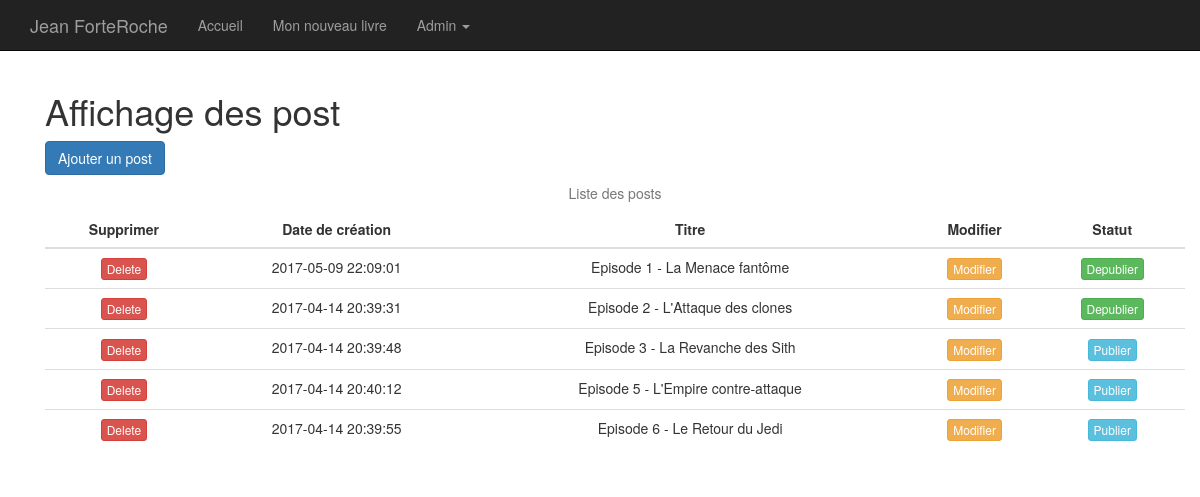
Page /admin/posts (signed in) on the earlier database version.
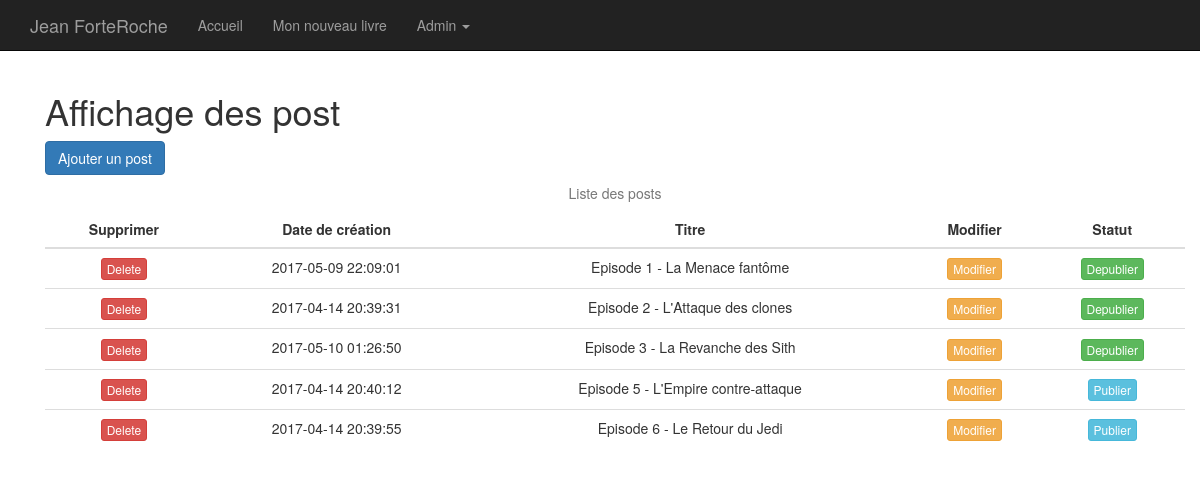
Same page on the later database version.
### tables this page shows
CREATE TABLE `t_billet` (
  `BIL_ID` int(11) NOT NULL AUTO_INCREMENT,
  `BIL_DATE` datetime NOT NULL,
  `BIL_TITRE` varchar(100) NOT NULL,
  `BIL_CONTENU` text NOT NULL,
  `BIL_STATUS` int(11) NOT NULL DEFAULT '0',
  PRIMARY KEY (`BIL_ID`)
);

### Core/Lib/Controller.php (called while the page is built, shortened)
<?php
class Controller
{
    protected function render($repository, $view, $variables = []){
        $dossier = ucfirst($repository);
        $fichier = ucfirst($view);
        extract($variables);
        require (ROOT . '/Web/' . $dossier . '/View/View' . $fichier . '.php');
    }
}

### Web/Admin/Controller/ControllerPost.php (called while the page is built, shortened)
<?php
class ControllerPost extends ControllerAdmin
{
    private $model;
    public function __construct()
    {
        $this->model = new ModelPosts();
    }
    public function viewPostsAdmin()
    {
        $titre = "Affichage des post";
        $posts = $this->model->getAllPosts();
        $this->render('admin', 'posts', compact('titre','posts'));
    }
}

### Core/Lib/App.php (called while the page is built, shortened)
<?php
class App {
    private $router;
    private $requestFactory;
    public function __construct(array $config)
    {
        $this->router = new Router($config);
        $this->requestFactory = new RequestFactory();
    }
    public function run()
    {
            $request = $this->requestFactory->buildRequest(array_key_exists('url',$_GET) ? $_GET['url'] : '');
            $route = $this->router->findRoute($request->getUrl());
            try
            {
                $controller = $route->getController();
                $action = $route->getAction();
                $controller->$action();
            }
            catch(NotFoundException $e)
            {
                $e->getError404();
            }
    }
}

### index.php (called while the page is built, shortened)
<?php
$config = [];
$app = new \Core\Lib\App($config);
$app->run();

### Core/Lib/Connexion.php (called while the page is built, shortened)
<?php
class Connexion
{
    private $PDOInstance = null;
    static $instance = null;
    public function __construct()
    {
            $this->PDOInstance = new \PDO('mysql:dbname='.self::DBNAME.';charset=utf8;host='.self::HOST,self::USER ,self::PASS,array(
                \PDO::MYSQL_ATTR_INIT_COMMAND => "SET NAMES 'utf8'",
                \PDO::ATTR_ERRMODE => \PDO::ERRMODE_EXCEPTION,
                \PDO::ATTR_DEFAULT_FETCH_MODE => \PDO::FETCH_OBJ,
            ));
    }
    public static function getInstance()
    {
        if(is_null(self::$instance))
        {
            self::$instance = new Connexion();
        }
        return self::$instance;
    }
    public function getQuery($query)
    {
        return $this->PDOInstance->query($query);
    }
}

### Core/Lib/DatabaseRepository.php (called while the page is built, shortened)
<?php
class DatabaseRepository
{
    function __construct()
    {
        $this->db = Connexion::getInstance();
    }
}

### Web/Blog/Model/ModelPosts.php (called while the page is built, shortened)
<?php
class ModelPosts extends DatabaseRepository implements PostsGateway
{
    public function getAllPosts()
    {
        return $this->db->getQuery('SELECT * from t_billet ORDER BY BIL_ID ASC')->fetchAll(\PDO::FETCH_OBJ);
    }
}

### Web/Admin/View/ViewPosts.php (the view, shortened to what this page needs)
<div class="container">
    <div class="row">
        <div class="col-xs-12 col-md-12">
            <H1><?= $titre ?></H1>
        </div>
        <div class="col-xs-12 col-md-12">
            <button type="button" id="adminBtnNewPost" class="btn btn-primary btn">
                <i class="icon icon-sign-out icon-lg"></i> Ajouter un post</button>
        </div>
    </div>
    <div class="row">
        <div class="col-xs-12 col-md-12">
            <table class="table table-hover" >
                <caption class="text-center">Liste des posts</caption>
                <thead >
                <tr>
                    <th class="text-center">Supprimer</th>
                    <th class="text-center">Date de création</th>
                    <th class="text-center">Titre</th>
                    <th class="text-center">Modifier</th>
                    <th class="text-center">Statut</th>
                </tr>
                </thead>
                <tbody>
                <?php foreach ($posts as $post): ?>
                    <tr class="text-center">
                        <td>
                            <form action="admin/posts/deletepost" method="post">
                                <button type="submit" name="deletepost" value="<?= $post->BIL_ID ?>" class="btn btn-danger btn-xs" >Delete</button>
                            </form>
                        </td>
                        <td><?= $post->BIL_DATE ?></td>
                        <td><?= $post->BIL_TITRE ?></td>
                        <td><button type="button" data-toggle="modal" data-target="#modifierModal" id="modifier<?= $post->BIL_ID ?>" name="modifier" value="<?= $post->BIL_ID ?>" class="btn btn-warning btn-xs"> Modifier</button></td>
                        <td><button type="button" id="<?= $post->BIL_ID ?>" name="publication" value="<?= $post->BIL_STATUS ?>" class="btn btn-<?= $post->BIL_STATUS == 0 ? "info" : "success" ?> btn-xs"> <?= $post->BIL_STATUS == 0 ? "Publier" : "Depublier" ?></button></td>
                    </tr>
                <?php endforeach; ?>
                </tbody>
            </table>
        </div>
    </div>
</div>

Differences in the rows shown:
changed t_billet "Episode 3 - La Revanche des Sith": BIL_DATE "2017-04-14 20:39:48" → "2017-05-10 01:26:50"; BIL_STATUS "Publier" → "Depublier"
